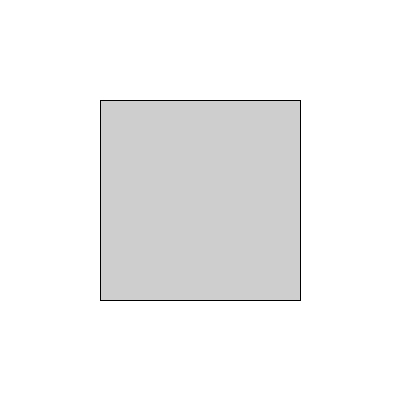
Frame 1 (no input)
Frame 60 (the mouse pressed at the canvas centre just before this capture): identical to frame 1, image omitted
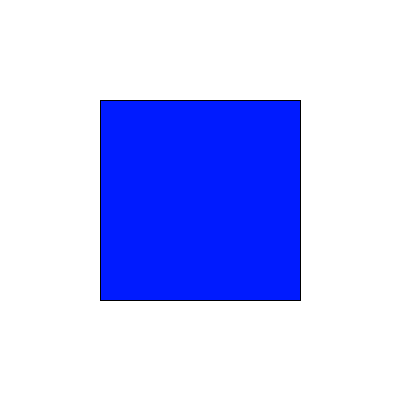
Frame 120 (the mouse held since frame 60 and released just before this capture)

The Processing sketch that drew these frames (run headless with seeded random() and noise(); from frame 60 on, the mouse is pressed at the canvas centre):

// Processing sketch: sketch_140613_5
// ── sketch_140613_5.pde
color fColor;
void setup(){
  size(400,400);
  rectMode(CENTER);
  colorMode(HSB,359,99,99);
  fColor = color(0,0,80);
}
void draw(){
  background(0,0,99);
  stroke( 0,0,0 );
  fill( fColor );
  rect(width/2,height/2,width/2,height/2);
}
void mousePressed(){
  fColor = color(random( 0,360 ),99,99);
}
void mouseReleased(){
  fColor = color( 0 , 0 , 50 );
}
